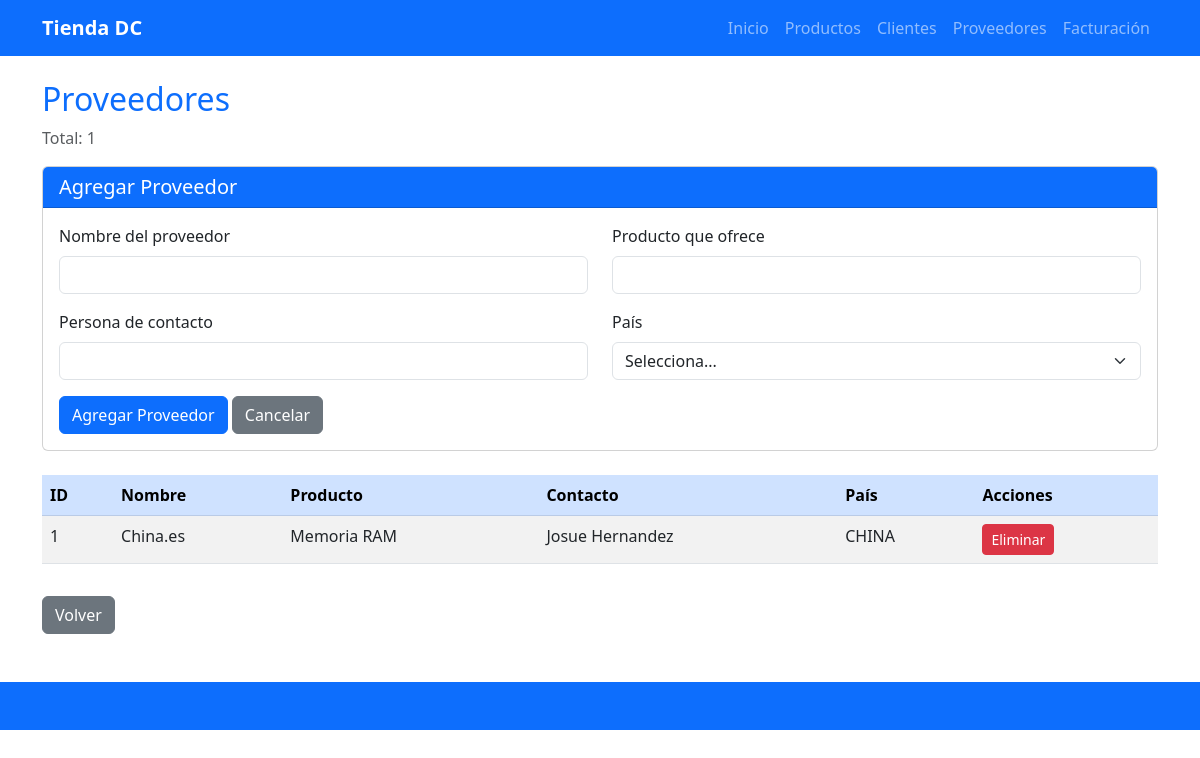
/proveedores, run on the app's committed database.
### tables this page shows
CREATE TABLE proveedores (
            id INTEGER PRIMARY KEY AUTOINCREMENT,
            nombre TEXT NOT NULL,
            producto TEXT NOT NULL,
            contacto TEXT NOT NULL,
            pais TEXT NOT NULL
        );

### app.py (the view, shortened to what this page needs)
@app.route('/proveedores', methods=['GET', 'POST'])
def proveedores():
    form = ProveedorForm()
    conn = get_db()
    cursor = conn.cursor()
    cursor.execute('SELECT * FROM proveedores ORDER BY id DESC')
    lista_proveedores = cursor.fetchall()
    conn.close()
    return render_template('proveedores.html', lista_proveedores=lista_proveedores, form=form)

### forms/proveedor_form.py
class ProveedorForm(FlaskForm):
    nombre = StringField(
        'Nombre del proveedor',
        validators=[DataRequired(message='El nombre es obligatorio'), Length(min=3, max=100, message='El nombre debe tener entre 3 y 100 caracteres')]
    )
    producto = StringField(
        'Producto que ofrece',
        validators=[DataRequired(message='El producto es obligatorio'), Length(min=3, max=100, message='El producto debe tener entre 3 y 100 caracteres')]
    )
    contacto = StringField(
        'Persona de contacto',
        validators=[DataRequired(message='El contacto es obligatorio'), Length(min=3, max=100, message='El nombre debe tener entre 3 y 100 caracteres')]
    )
    pais = SelectField(
        'País',
        choices=[
            ('', 'Selecciona...'),
            ('USA', 'USA'),
            ('Japon', 'Japon'),
            ('China', 'China'),
            ('Alemania', 'Alemania'),
            ('Otro', 'Otro')
        ],
        validators=[DataRequired(message='Selecciona un país')]
    )
    submit = SubmitField('Agregar Proveedor')

### app.py (called while the page is built)
def get_db():
    conn = sqlite3.connect(DATABASE)
    conn.row_factory = sqlite3.Row
    return conn

### templates/proveedores.html (shortened to what this page needs)
{% extends "base.html" %}
{% block content %}
<h2 class="text-primary">Proveedores</h2>
<p class="text-muted">Total: {{ lista_proveedores|length }}</p>
<div class="card mb-4">
    <div class="card-header bg-primary text-white">
        <h5 class="mb-0">Agregar Proveedor</h5>
    </div>
    <div class="card-body">
        <form method="POST" action="{{ url_for('proveedores') }}">
            <div class="row">
                <div class="col-md-6 mb-3">
                    {{ form.nombre.label(class="form-label") }}
                    {{ form.nombre(class="form-control" + (" is-invalid" if form.nombre.errors else "")) }}
                </div>
                <div class="col-md-6 mb-3">
                    {{ form.producto.label(class="form-label") }}
                    {{ form.producto(class="form-control" + (" is-invalid" if form.producto.errors else "")) }}
                </div>
                <div class="col-md-6 mb-3">
                    {{ form.contacto.label(class="form-label") }}
                    {{ form.contacto(class="form-control" + (" is-invalid" if form.contacto.errors else "")) }}
                </div>
                <div class="col-md-6 mb-3">
                    {{ form.pais.label(class="form-label") }}
                    {{ form.pais(class="form-select" + (" is-invalid" if form.pais.errors else "")) }}
                </div>
                <div class="col-12">
                    {{ form.submit(class="btn btn-primary") }}
                    <a href="{{ url_for('proveedores') }}" class="btn btn-secondary">Cancelar</a>
                </div>
            </div>
        </form>
    </div>
</div>
<div class="table-responsive">
    <table class="table table-striped table-hover">
        <thead class="table-primary">
            <tr>
                <th>ID</th>
                <th>Nombre</th>
                <th>Producto</th>
                <th>Contacto</th>
                <th>País</th>
                <th>Acciones</th>
            </tr>
        </thead>
        <tbody>
            {% for proveedor in lista_proveedores %}
            <tr>
                <td>{{ proveedor.id }}</td>
                <td>{{ proveedor.nombre }}</td>
                <td>{{ proveedor.producto }}</td>
                <td>{{ proveedor.contacto }}</td>
                <td>{{ proveedor.pais|upper }}</td>
                <td>
                    <a href="{{ url_for('eliminar_proveedor', id=proveedor.id) }}" class="btn btn-danger btn-sm" onclick="return confirm('¿Eliminar este proveedor?')">Eliminar</a>
                </td>
            </tr>
            {% else %}
            <tr>
                <td colspan="6" class="text-center text-muted">No hay proveedores registrados</td>
            </tr>
            {% endfor %}
        </tbody>
    </table>
</div>
<div class="mt-3">
    <a href="{{ url_for('index') }}" class="btn btn-secondary">Volver</a>
</div>
{% endblock %}

### static/css/style.css (style rules this page uses)
.card { transition:transform 0.2s }

### data on the page
proveedores: id "1", nombre "China.es", producto "Memoria RAM", contacto "Josue Hernandez", pais "CHINA"

### other printed values
{{ lista_proveedores|length }} "1"
